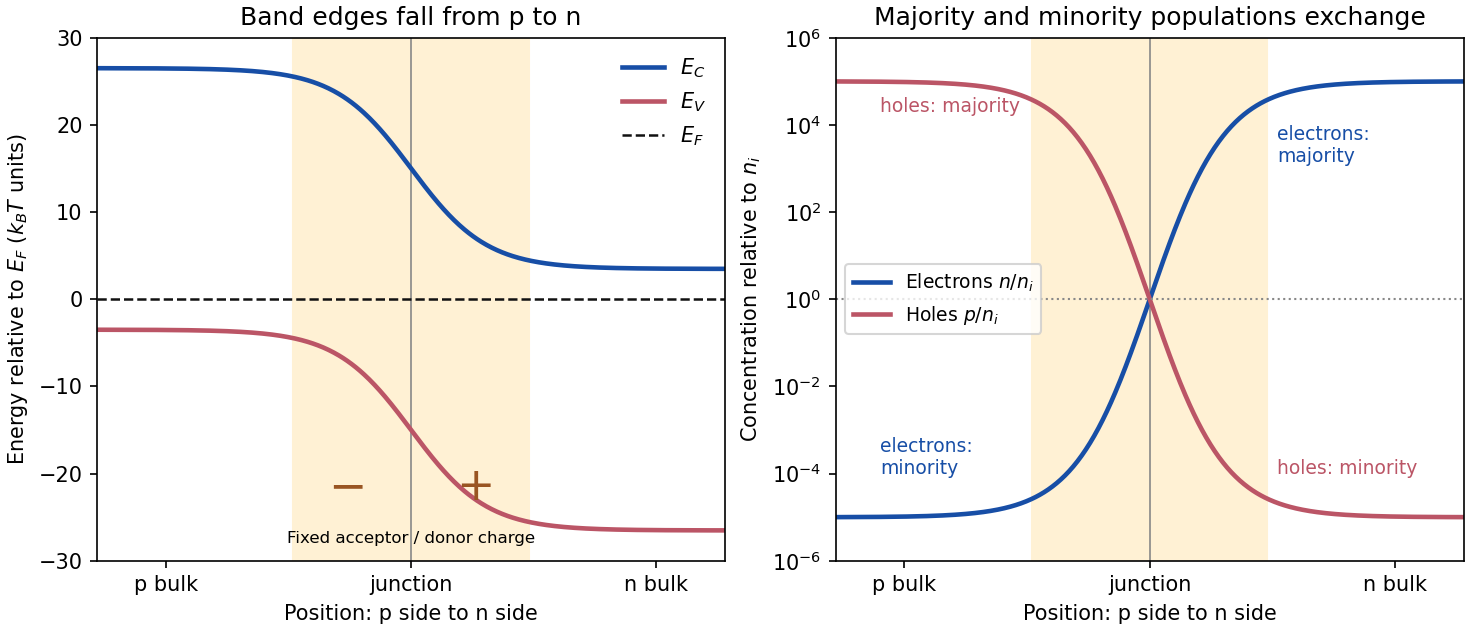

Python code for this plot:
"""Original equilibrium junction and carrier profiles; output PNG to cwd."""
from pathlib import Path
import matplotlib
matplotlib.use('Agg')
import matplotlib.pyplot as plt
import numpy as np


def main():
    x = np.linspace(-3.2, 3.2, 601)
    shift = np.log(1e5)*np.tanh(1.3*x)
    ec = 15-shift
    n = np.exp(shift)
    p = np.exp(-shift)
    fig, (band, carriers) = plt.subplots(1, 2, figsize=(9.8, 4.2), layout='constrained')
    for ax in [band, carriers]:
        ax.axvspan(-1.2, 1.2, color='#fff1d4', zorder=0)
        ax.axvline(0, lw=0.8, color='#888888')
        ax.set(xlim=(-3.2, 3.2), xlabel='Position: p side to n side')
        ax.set_xticks([-2.5, 0, 2.5], ['p bulk', 'junction', 'n bulk'])
    band.plot(x, ec, color='#174ea6', lw=2.2, label=r'$E_C$')
    band.plot(x, ec-30, color='#bb5566', lw=2.2, label=r'$E_V$')
    band.axhline(0, color='#111111', ls='--', lw=1.2, label=r'$E_F$')
    band.set(ylabel=r'Energy relative to $E_F$ ($k_BT$ units)', ylim=(-30, 30),
             title='Band edges fall from p to n')
    band.text(-0.65, -23, '−', fontsize=22, ha='center', color='#995522')
    band.text(0.65, -23, '+', fontsize=22, ha='center', color='#995522')
    band.text(0, -28, 'Fixed acceptor / donor charge', ha='center', fontsize=8)
    band.legend(loc='upper right', frameon=False, fontsize=10)
    carriers.semilogy(x, n, color='#174ea6', lw=2.2, label=r'Electrons $n/n_i$')
    carriers.semilogy(x, p, color='#bb5566', lw=2.2, label=r'Holes $p/n_i$')
    carriers.axhline(1, color='#888888', ls=':', lw=1)
    carriers.set(ylim=(1e-6, 1e6), ylabel=r'Concentration relative to $n_i$',
                 title='Majority and minority populations exchange')
    carriers.text(-2.75, 2e4, 'holes: majority', color='#bb5566', fontsize=9)
    carriers.text(1.3, 1e4, 'electrons:\nmajority', color='#174ea6', va='top', fontsize=9)
    carriers.text(-2.75, 1e-4, 'electrons:\nminority', color='#174ea6', fontsize=9)
    carriers.text(1.3, 1e-4, 'holes: minority', color='#bb5566', fontsize=9)
    carriers.legend(loc='center left', frameon=True, facecolor='white', fontsize=9)
    fig.savefig(Path.cwd() / '2018-b2-equilibrium-junction.png', dpi=150, facecolor='white')
    plt.close(fig)


if __name__ == '__main__':
    main()
